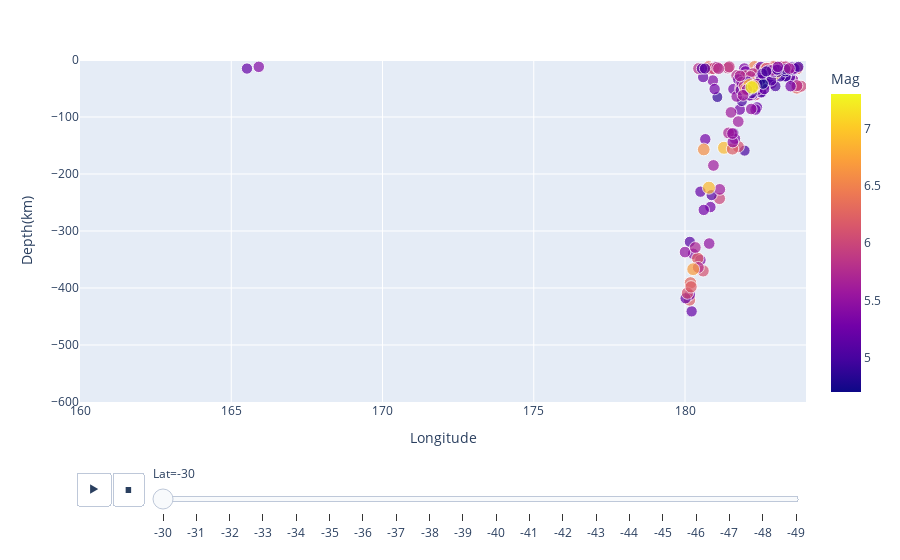

Notebook code for this chart:
### Markdown cell above
### Latitude-migrated focus cross section plot ###
You could see the subducting plate changes dip direction from westward to eastward down the latitude.

### Code cell
import plotly.express as px
df = pd.read_excel('meca_all.xlsx')
px.scatter(df, x="Longitude", y="Depth(km)", animation_frame="Lat", 
           size="Mag", color="Mag", size_max=10, range_x=[160,184], range_y=[-600,0])

### Figure 1 — Plotly figure (JSON) as saved in the notebook; plotly's stock layout.template omitted (floating-point values rounded to 4 significant figures; data arrays with more than 128 entries replaced by an {"elided": "..."} marker saying what was removed)
{"data": [{"hovertemplate": "Lat=-30<br>Longitude=%{x}<br>Depth(km)=%{y}<br>Mag=%{marker.color}<extra></extra>", "legendgroup": "", "marker": {"color": {"elided": "327 float values"}, "coloraxis": "coloraxis", "size": {"elided": "327 float values"}, "sizemode": "area", "sizeref": 0.081, "symbol": "circle"}, "mode": "markers", "name": "", "orientation": "v", "showlegend": false, "type": "scatter", "x": {"elided": "327 float values"}, "xaxis": "x", "y": {"elided": "327 int values"}, "yaxis": "y"}], "layout": {"coloraxis": {"colorbar": {"title": {"text": "Mag"}}, "colorscale": [[0, "#0d0887"], [0.1111, "#46039f"], [0.2222, "#7201a8"], [0.3333, "#9c179e"], [0.4444, "#bd3786"], [0.5556, "#d8576b"], [0.6667, "#ed7953"], [0.7778, "#fb9f3a"], [0.8889, "#fdca26"], [1, "#f0f921"]]}, "legend": {"itemsizing": "constant", "tracegroupgap": 0}, "margin": {"t": 60}, "sliders": [{"active": 0, "currentvalue": {"prefix": "Lat="}, "len": 0.9, "pad": {"b": 10, "t": 60}, "steps": [{"args": [["-30"], {"frame": {"duration": 0, "redraw": false}, "fromcurrent": true, "mode": "immediate", "transition": {"duration": 0, "easing": "linear"}}], "label": "-30", "method": "animate"}, {"args": [["-31"], {"frame": {"duration": 0, "redraw": false}, "fromcurrent": true, "mode": "immediate", "transition": {"duration": 0, "easing": "linear"}}], "label": "-31", "method": "animate"}, {"args": [["-32"], {"frame": {"duration": 0, "redraw": false}, "fromcurrent": true, "mode": "immediate", "transition": {"duration": 0, "easing": "linear"}}], "label": "-32", "method": "animate"}, {"args": [["-33"], {"frame": {"duration": 0, "redraw": false}, "fromcurrent": true, "mode": "immediate", "transition": {"duration": 0, "easing": "linear"}}], "label": "-33", "method": "animate"}, {"args": [["-34"], {"frame": {"duration": 0, "redraw": false}, "fromcurrent": true, "mode": "immediate", "transition": {"duration": 0, "easing": "linear"}}], "label": "-34", "method": "animate"}, {"args": [["-35"], {"frame": {"duration": 0, "redraw": false}, "fromcurrent": true, "mode": "immediate", "transition": {"duration": 0, "easing": "linear"}}], "label": "-35", "method": "animate"}, {"args": [["-36"], {"frame": {"duration": 0, "redraw": false}, "fromcurrent": true, "mode": "immediate", "transition": {"duration": 0, "easing": "linear"}}], "label": "-36", "method": "animate"}, {"args": [["-37"], {"frame": {"duration": 0, "redraw": false}, "fromcurrent": true, "mode": "immediate", "transition": {"duration": 0, "easing": "linear"}}], "label": "-37", "method": "animate"}, {"args": [["-38"], {"frame": {"duration": 0, "redraw": false}, "fromcurrent": true, "mode": "immediate", "transition": {"duration": 0, "easing": "linear"}}], "label": "-38", "method": "animate"}, {"args": [["-39"], {"frame": {"duration": 0, "redraw": false}, "fromcurrent": true, "mode": "immediate", "transition": {"duration": 0, "easing": "linear"}}], "label": "-39", "method": "animate"}, {"args": [["-40"], {"frame": {"duration": 0, "redraw": false}, "fromcurrent": true, "mode": "immediate", "transition": {"duration": 0, "easing": "linear"}}], "label": "-40", "method": "animate"}, {"args": [["-41"], {"frame": {"duration": 0, "redraw": false}, "fromcurrent": true, "mode": "immediate", "transition": {"duration": 0, "easing": "linear"}}], "label": "-41", "method": "animate"}, {"args": [["-42"], {"frame": {"duration": 0, "redraw": false}, "fromcurrent": true, "mode": "immediate", "transition": {"duration": 0, "easing": "linear"}}], "label": "-42", "method": "animate"}, {"args": [["-43"], {"frame": {"duration": 0, "redraw": false}, "fromcurrent": true, "mode": "immediate", "transition": {"duration": 0, "easing": "linear"}}], "label": "-43", "method": "animate"}, {"args": [["-44"], {"frame": {"duration": 0, "redraw": false}, "fromcurrent": true, "mode": "immediate", "transition": {"duration": 0, "easing": "linear"}}], "label": "-44", "method": "animate"}, {"args": [["-45"], {"frame": {"duration": 0, "redraw": false}, "fromcurrent": true, "mode": "immediate", "transition": {"duration": 0, "easing": "linear"}}], "label": "-45", "method": "animate"}, {"args": [["-46"], {"frame": {"duration": 0, "redraw": false}, "fromcurrent": true, "mode": "immediate", "transition": {"duration": 0, "easing": "linear"}}], "label": "-46", "method": "animate"}, {"args": [["-47"], {"frame": {"duration": 0, "redraw": false}, "fromcurrent": true, "mode": "immediate", "transition": {"duration": 0, "easing": "linear"}}], "label": "-47", "method": "animate"}, {"args": [["-48"], {"frame": {"duration": 0, "redraw": false}, "fromcurrent": true, "mode": "immediate", "transition": {"duration": 0, "easing": "linear"}}], "label": "-48", "method": "animate"}, {"args": [["-49"], {"frame": {"duration": 0, "redraw": false}, "fromcurrent": true, "mode": "immediate", "transition": {"duration": 0, "easing": "linear"}}], "label": "-49", "method": "animate"}], "x": 0.1, "xanchor": "left", "y": 0, "yanchor": "top"}], "updatemenus": [{"buttons": [{"args": [null, {"frame": {"duration": 500, "redraw": false}, "fromcurrent": true, "mode": "immediate", "transition": {"duration": 500, "easing": "linear"}}], "label": "&#9654;", "method": "animate"}, {"args": [[null], {"frame": {"duration": 0, "redraw": false}, "fromcurrent": true, "mode": "immediate", "transition": {"duration": 0, "easing": "linear"}}], "label": "&#9724;", "method": "animate"}], "direction": "left", "pad": {"r": 10, "t": 70}, "showactive": false, "type": "buttons", "x": 0.1, "xanchor": "right", "y": 0, "yanchor": "top"}], "xaxis": {"anchor": "y", "domain": [0, 1], "range": [160, 184], "title": {"text": "Longitude"}}, "yaxis": {"anchor": "x", "domain": [0, 1], "range": [-600, 0], "title": {"text": "Depth(km)"}}}}
